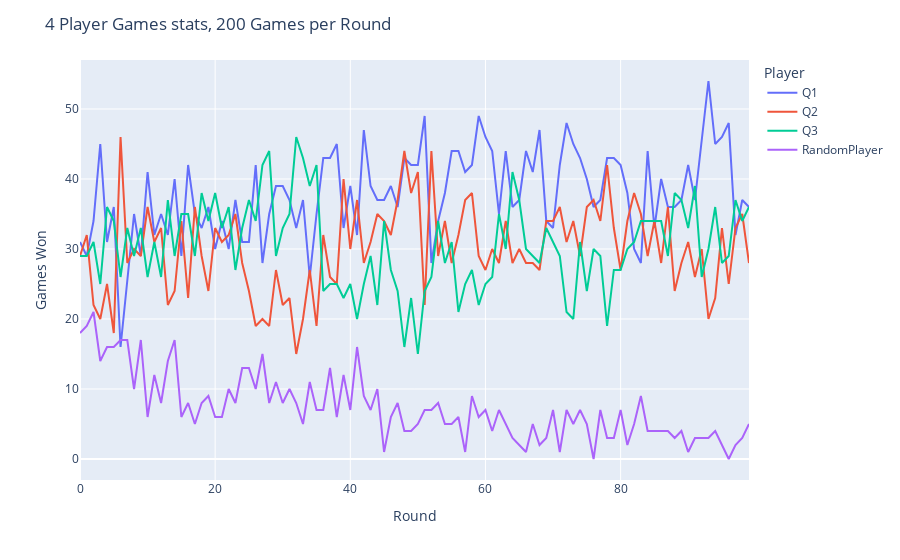

The notebook cell saved with this chart:
### Code cell
df = pd.DataFrame()
for i in range(4):
    df[state.players[i].name] = [_[i] for _ in all_results]
fig = px.line(df)
fig.update_layout(
    title='4 Player Games stats, 200 Games per Round',
    xaxis_title='Round',
    yaxis_title='Games Won',
    legend_title='Player'
)
fig.show()

### Figure 1 — Plotly figure (JSON) as saved in the notebook; plotly's stock layout.template omitted (floating-point values rounded to 4 significant figures)
{"data": [{"hovertemplate": "variable=Q1<br>index=%{x}<br>value=%{y}<extra></extra>", "legendgroup": "Q1", "line": {"color": "#636efa", "dash": "solid"}, "marker": {"symbol": "circle"}, "mode": "lines", "name": "Q1", "orientation": "v", "showlegend": true, "type": "scatter", "x": [0, 1, 2, 3, 4, 5, 6, 7, 8, 9, 10, 11, 12, 13, 14, 15, 16, 17, 18, 19, 20, 21, 22, 23, 24, 25, 26, 27, 28, 29, 30, 31, 32, 33, 34, 35, 36, 37, 38, 39, 40, 41, 42, 43, 44, 45, 46, 47, 48, 49, 50, 51, 52, 53, 54, 55, 56, 57, 58, 59, 60, 61, 62, 63, 64, 65, 66, 67, 68, 69, 70, 71, 72, 73, 74, 75, 76, 77, 78, 79, 80, 81, 82, 83, 84, 85, 86, 87, 88, 89, 90, 91, 92, 93, 94, 95, 96, 97, 98, 99], "xaxis": "x", "y": [31, 29, 34, 45, 31, 36, 16, 26, 35, 29, 41, 32, 35, 32, 40, 29, 42, 35, 33, 36, 30, 34, 30, 37, 31, 31, 42, 28, 35, 39, 39, 37, 33, 37, 26, 35, 43, 43, 45, 33, 39, 32, 47, 39, 37, 37, 39, 36, 43, 42, 42, 49, 28, 34, 38, 44, 44, 41, 42, 49, 46, 44, 35, 44, 36, 37, 44, 41, 47, 34, 33, 42, 48, 45, 43, 40, 36, 37, 43, 43, 42, 38, 30, 28, 44, 33, 40, 36, 36, 37, 42, 37, 46, 54, 45, 46, 48, 32, 37, 36], "yaxis": "y"}, {"hovertemplate": "variable=Q2<br>index=%{x}<br>value=%{y}<extra></extra>", "legendgroup": "Q2", "line": {"color": "#EF553B", "dash": "solid"}, "marker": {"symbol": "circle"}, "mode": "lines", "name": "Q2", "orientation": "v", "showlegend": true, "type": "scatter", "x": [0, 1, 2, 3, 4, 5, 6, 7, 8, 9, 10, 11, 12, 13, 14, 15, 16, 17, 18, 19, 20, 21, 22, 23, 24, 25, 26, 27, 28, 29, 30, 31, 32, 33, 34, 35, 36, 37, 38, 39, 40, 41, 42, 43, 44, 45, 46, 47, 48, 49, 50, 51, 52, 53, 54, 55, 56, 57, 58, 59, 60, 61, 62, 63, 64, 65, 66, 67, 68, 69, 70, 71, 72, 73, 74, 75, 76, 77, 78, 79, 80, 81, 82, 83, 84, 85, 86, 87, 88, 89, 90, 91, 92, 93, 94, 95, 96, 97, 98, 99], "xaxis": "x", "y": [29, 32, 22, 20, 25, 18, 46, 28, 30, 29, 36, 31, 33, 22, 24, 34, 23, 36, 29, 24, 33, 31, 32, 35, 28, 24, 19, 20, 19, 27, 22, 23, 15, 20, 27, 19, 32, 26, 25, 40, 30, 37, 28, 31, 35, 34, 32, 37, 44, 38, 41, 22, 44, 29, 34, 28, 32, 37, 38, 29, 27, 30, 28, 34, 28, 30, 28, 28, 27, 34, 34, 36, 31, 34, 29, 36, 37, 34, 42, 33, 27, 34, 38, 35, 29, 34, 28, 36, 24, 28, 31, 26, 30, 20, 23, 33, 25, 33, 35, 28], "yaxis": "y"}, {"hovertemplate": "variable=Q3<br>index=%{x}<br>value=%{y}<extra></extra>", "legendgroup": "Q3", "line": {"color": "#00cc96", "dash": "solid"}, "marker": {"symbol": "circle"}, "mode": "lines", "name": "Q3", "orientation": "v", "showlegend": true, "type": "scatter", "x": [0, 1, 2, 3, 4, 5, 6, 7, 8, 9, 10, 11, 12, 13, 14, 15, 16, 17, 18, 19, 20, 21, 22, 23, 24, 25, 26, 27, 28, 29, 30, 31, 32, 33, 34, 35, 36, 37, 38, 39, 40, 41, 42, 43, 44, 45, 46, 47, 48, 49, 50, 51, 52, 53, 54, 55, 56, 57, 58, 59, 60, 61, 62, 63, 64, 65, 66, 67, 68, 69, 70, 71, 72, 73, 74, 75, 76, 77, 78, 79, 80, 81, 82, 83, 84, 85, 86, 87, 88, 89, 90, 91, 92, 93, 94, 95, 96, 97, 98, 99], "xaxis": "x", "y": [29, 29, 31, 25, 36, 34, 26, 33, 29, 33, 26, 31, 26, 37, 29, 35, 35, 29, 38, 34, 38, 33, 36, 27, 33, 37, 34, 42, 44, 29, 33, 35, 46, 43, 39, 42, 24, 25, 25, 23, 25, 20, 25, 29, 22, 34, 27, 24, 16, 23, 15, 24, 26, 34, 28, 31, 21, 25, 27, 22, 25, 26, 35, 30, 41, 37, 30, 29, 28, 33, 31, 29, 21, 20, 31, 24, 30, 29, 19, 27, 27, 30, 31, 34, 34, 34, 34, 29, 38, 37, 33, 39, 26, 30, 36, 28, 29, 37, 34, 36], "yaxis": "y"}, {"hovertemplate": "variable=RandomPlayer<br>index=%{x}<br>value=%{y}<extra></extra>", "legendgroup": "RandomPlayer", "line": {"color": "#ab63fa", "dash": "solid"}, "marker": {"symbol": "circle"}, "mode": "lines", "name": "RandomPlayer", "orientation": "v", "showlegend": true, "type": "scatter", "x": [0, 1, 2, 3, 4, 5, 6, 7, 8, 9, 10, 11, 12, 13, 14, 15, 16, 17, 18, 19, 20, 21, 22, 23, 24, 25, 26, 27, 28, 29, 30, 31, 32, 33, 34, 35, 36, 37, 38, 39, 40, 41, 42, 43, 44, 45, 46, 47, 48, 49, 50, 51, 52, 53, 54, 55, 56, 57, 58, 59, 60, 61, 62, 63, 64, 65, 66, 67, 68, 69, 70, 71, 72, 73, 74, 75, 76, 77, 78, 79, 80, 81, 82, 83, 84, 85, 86, 87, 88, 89, 90, 91, 92, 93, 94, 95, 96, 97, 98, 99], "xaxis": "x", "y": [18, 19, 21, 14, 16, 16, 17, 17, 10, 17, 6, 12, 8, 14, 17, 6, 8, 5, 8, 9, 6, 6, 10, 8, 13, 13, 10, 15, 8, 11, 8, 10, 8, 5, 11, 7, 7, 13, 6, 12, 7, 16, 9, 7, 10, 1, 6, 8, 4, 4, 5, 7, 7, 8, 5, 5, 6, 1, 9, 6, 7, 4, 7, 5, 3, 2, 1, 5, 2, 3, 7, 1, 7, 5, 7, 5, 0, 7, 3, 3, 7, 2, 5, 9, 4, 4, 4, 4, 3, 4, 1, 3, 3, 3, 4, 2, 0, 2, 3, 5], "yaxis": "y"}], "layout": {"legend": {"title": {"text": "Player"}, "tracegroupgap": 0}, "margin": {"t": 60}, "title": {"text": "4 Player Games stats, 200 Games per Round"}, "xaxis": {"anchor": "y", "domain": [0, 1], "title": {"text": "Round"}}, "yaxis": {"anchor": "x", "domain": [0, 1], "title": {"text": "Games Won"}}}}
